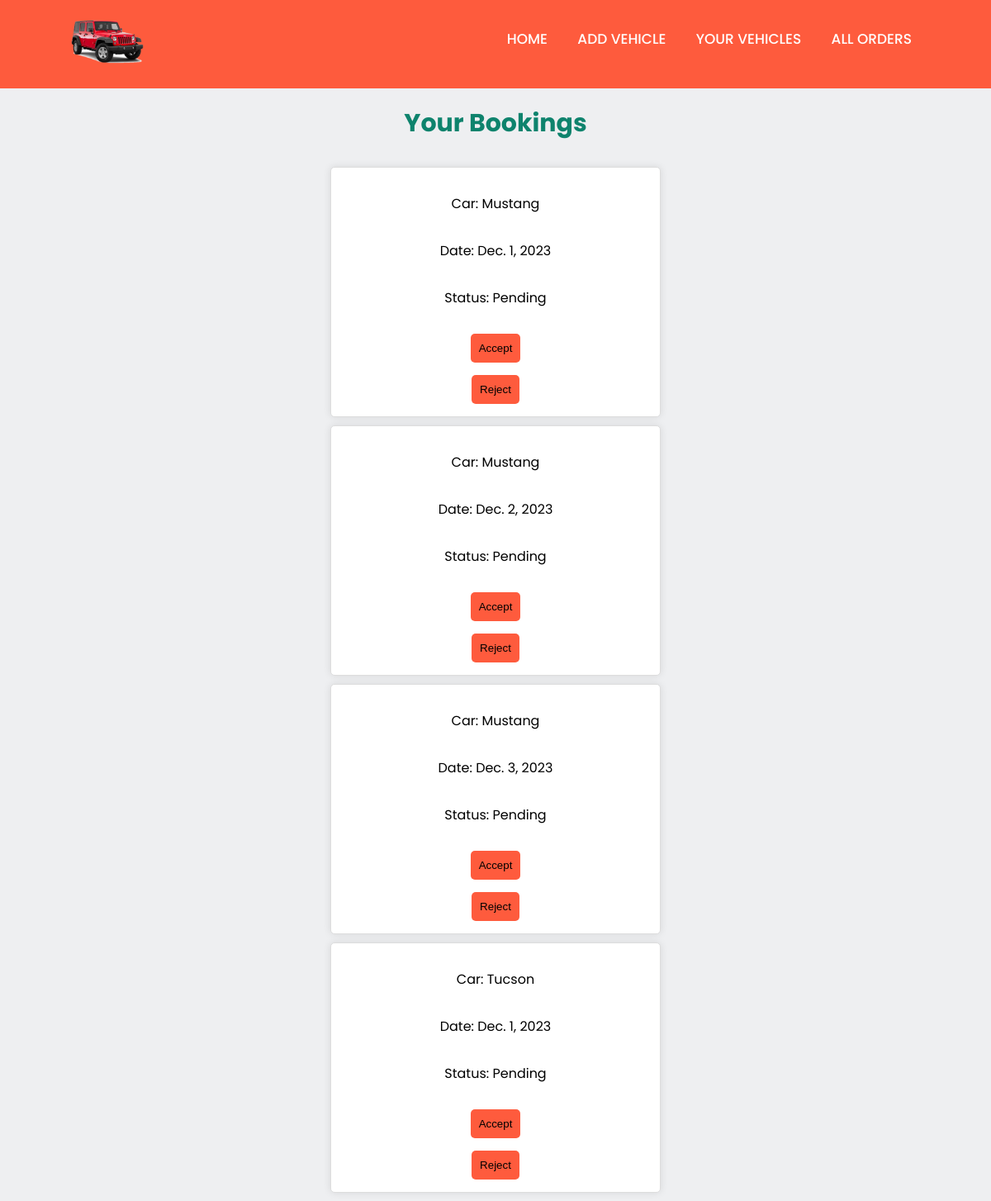
Screenshot of /all_orders (signed in) with the database file from the repository.
### myapp/models.py (models this page shows, shortened)
class Booking(models.Model):
    status_choices = [
        ('Pending', 'Pending'),
        ('Accepted', 'Accepted'),
        ('Rejected', 'Rejected'),
    ]
    status = models.CharField(max_length=10, choices=status_choices, default='Pending')
    car = models.ForeignKey(Car, on_delete=models.CASCADE)
    customer = models.ForeignKey(CustomUser, on_delete=models.CASCADE)
    booking_date = models.DateField()
    created_at = models.DateTimeField(auto_now_add=True)

class Car(models.Model):
    model = models.CharField(max_length=100)
    image = models.ImageField(upload_to="")
    car_dealer = models.ForeignKey(
        CustomUser,
        on_delete=models.CASCADE,  # This specifies what happens when the referenced CustomUser is deleted
        related_name='cars',       # This allows you to access the related cars from a CustomUser instance
    )
    capacity = models.CharField(max_length=2)
    is_available = models.BooleanField(default=True)
    rent = models.CharField(max_length=10, blank=True)

### myapp/views.py (the view)
# urls.py: path('all_orders',views.dealer_bookings,name='all_orders'),
def dealer_bookings(request):
    dealer = request.user
    bookings = Booking.objects.filter(car__car_dealer=dealer)
    return render(request, 'all_orders.html', {'bookings': bookings})

### templates/all_orders.html (shortened to what this page needs)
{% extends 'dealer_base.html' %} {% block content %}
<h1>Your Bookings</h1>
<ul>
  {% for booking in bookings %}
  <li>
    <p>Car: {{ booking.car.model }}</p>
    <p>Date: {{ booking.booking_date }}</p>
    <p>Status: {{booking.status }}</p>
    {% if booking.status == 'Pending' %}
    <form method="post" action="{% url 'accept_booking' booking.id %}">
      <input type="submit" value="Accept" />
    </form>
    <form method="post" action="{% url 'reject_booking' booking.id %}">
      <input type="submit" value="Reject" />
    </form>
    {% endif %}
  </li>
  {% endfor %}
</ul>
{% endblock %}

### templates/dealer_base.html (style rules this page uses)
body { font-family: "Poppins", sans-serif; background: #eeeff1; margin: 0; padding: 0; }

### templates/all_orders.html (style rules this page uses)
body { font-family: "Poppins", sans-serif; margin: 0; padding: 0; display: flex; flex-direction: column; align-items: center; }
h1 { color: #0e836d; font-size: 30px; margin-bottom: 20px; text-align: center; }
ul { list-style: none; padding: 0; margin: 0; }
li { background-color: #fff; border: 1px solid #ddd; border-radius: 5px; margin: 10px; padding: 15px; box-shadow: 0 0 10px rgba(0, 0, 0, 0.1); display: flex; flex-direction: column; align-items: center; text-align: center; width: 400px; box-sizing: border-box; }
form { margin-top: 15px; display: flex; justify-content: space-around; }
input[type="submit"] { background-color: #fe5b3d; cursor: pointer; transition: background-color 0.3s, color 0.3s; border: none; padding: 10px; border-radius: 5px; }

### rows the page displays
Booking: car.model "Mustang", booking_date "Dec. 1, 2023", status "Pending"
Booking: car.model "Mustang", booking_date "Dec. 2, 2023", status "Pending"
Booking: car.model "Mustang", booking_date "Dec. 3, 2023", status "Pending"
Booking: car.model "Tucson", booking_date "Dec. 1, 2023", status "Pending"
